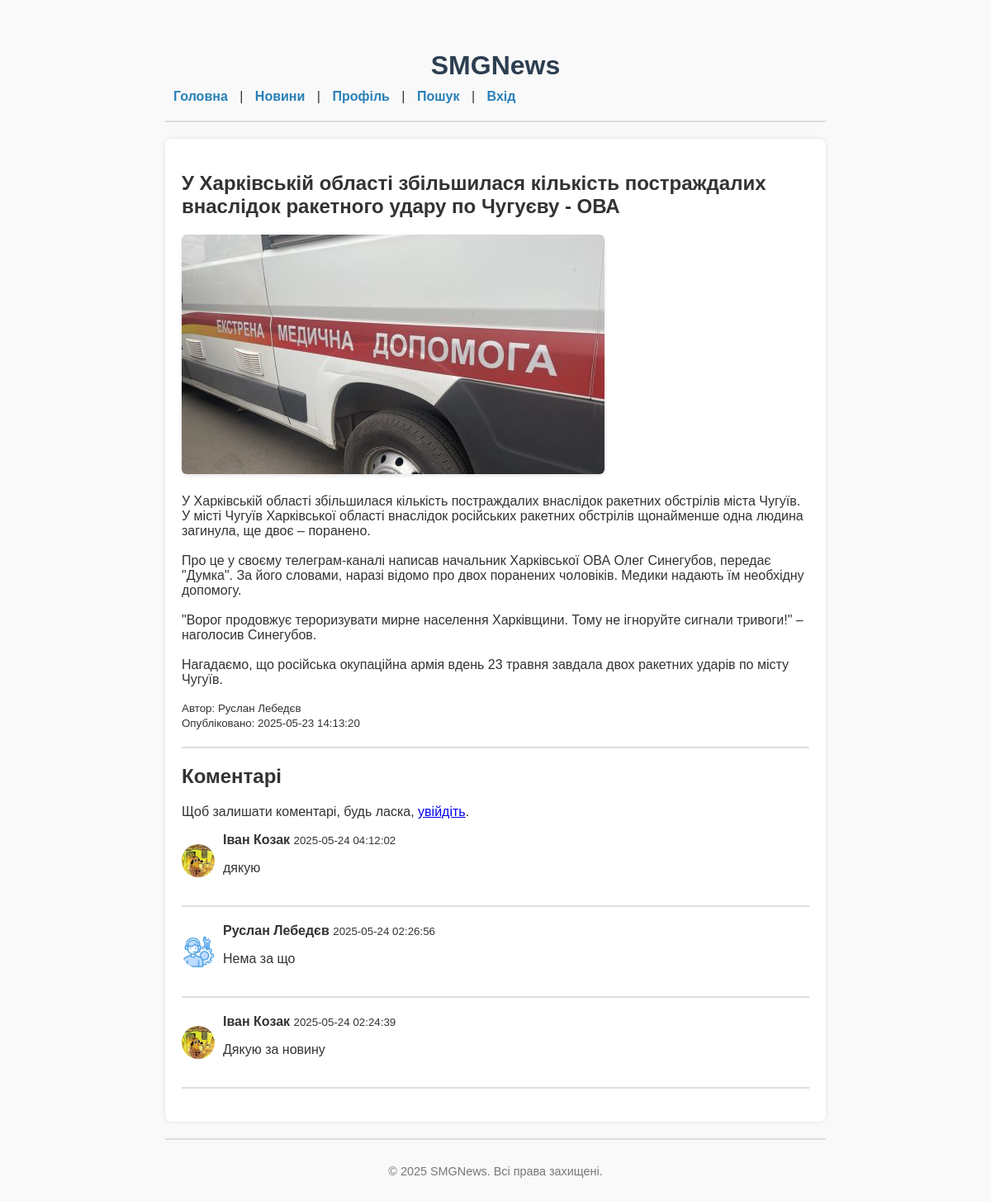
The page /public/news/20 on the database its author committed.
### tables this page shows
CREATE TABLE news (
            id INTEGER PRIMARY KEY AUTOINCREMENT,
            title TEXT NOT NULL,
            content TEXT NOT NULL,
            author_id INTEGER,
            is_main INTEGER DEFAULT 0,
            publish_date TEXT, image_path VARCHAR(255) DEFAULT NULL,
            FOREIGN KEY(author_id) REFERENCES users(id)
        );

CREATE TABLE "comments" (
    id INTEGER PRIMARY KEY AUTOINCREMENT,
    news_id INTEGER NOT NULL,
    user_id INTEGER NOT NULL,
    comment_text TEXT NOT NULL,
    created_at TIMESTAMP DEFAULT CURRENT_TIMESTAMP
);

### app/core/View.php (called while the page is built, shortened)
<?php
class View {
    private string $template;
    public function __construct(string $template) {
        $this->template = $template;
    }
    public function render(array $data = []): void {
        require $_SERVER['DOCUMENT_ROOT'] . '/project/app/views/' . $this->template . '.php';
        $content = ob_get_clean();
        require $_SERVER['DOCUMENT_ROOT'] . '/project/app/views/layouts/main.php';
    }
}

### app/controllers/NewsController.php (called while the page is built, shortened)
<?php
class NewsController {
    private $newsRepo;
    private $commentRepo;
    public function __construct() {
        $this->newsRepo = ModelFactory::create('newsrepository');
        $this->newsRepo = ModelFactory::create('newsrepository');
        $this->commentRepo = ModelFactory::create('commentrepository');
    }
    public function detail($id) {
    $newsItem = $this->newsRepo->getNewsById((int)$id);
    if (!$newsItem) {
        $title = 'Новина не знайдена';
    } else {
        $title = $newsItem['title'];
    }
    $baseUrl = '/project/public';
    $comments = $this->commentRepo->getCommentsByNewsId((int)$id);
    $view = new View('news/detail');
    $view->render([
        'title' => $title,
        'newsItem' => $newsItem,
        'baseUrl' => $baseUrl,
        'comments' => $comments,
    ]);
    }
}

### public/index.php (called while the page is built, shortened)
<?php
$basePath = '/project/public';
$requestUri = $_SERVER['REQUEST_URI'];
$uri = parse_url($requestUri, PHP_URL_PATH);
if (strpos($uri, $basePath) === 0) {
    $uri = substr($uri, strlen($basePath));
}
$router = Router::getInstance();
$router->add('/', [\App\Controllers\HomeController::class, 'index']);
$router->add('/news', [\App\Controllers\NewsController::class, 'list']);
$router->add('/news/{id}', [\App\Controllers\NewsController::class, 'detail']);
$router->add('/news/add', [\App\Controllers\NewsController::class, 'addForm']);
$router->add('/news/add_post', [\App\Controllers\NewsController::class, 'add']);
$router->add('/user/profile', [\App\Controllers\UserController::class, 'profile']);
$router->add('/user/login', [\App\Controllers\AuthController::class, 'showLoginForm']);
$router->add('/user/login_post', [\App\Controllers\AuthController::class, 'login']);
$router->add('/user/register_post', [\App\Controllers\AuthController::class, 'register']);
$router->add('/user/logout', [\App\Controllers\AuthController::class, 'logout']);
$router->add('/user/profile/clear_notifications', [\App\Controllers\UserController::class, 'clearNotifications']);
$router->add('/user/profile/delete_notification', [\App\Controllers\UserController::class, 'deleteNotification']);
$router->add('/user/profile/mark_notification_read', [\App\Controllers\UserController::class, 'markNotificationRead']);
$router->add('/news/search', [\App\Controllers\NewsController::class, 'search']);
$router->add('/news/delete/{id}', [\App\Controllers\NewsController::class, 'delete']);
$router->add('/news/set_main/{id}', [\App\Controllers\NewsController::class, 'setMain']);
$router->add('/news/unset_main/{id}', [\App\Controllers\NewsController::class, 'unsetMain']);
$router->add('/comment/add', [\App\Controllers\CommentController::class, 'add']);
$router->add('/comment/delete/{id}', [\App\Controllers\CommentController::class, 'delete']);
$router->add('/user/profile/update', [\App\Controllers\UserController::class, 'updateProfile']);
$router->dispatch($uri);

### app/core/Database.php (called while the page is built, shortened)
<?php
class Database {
    private static ?PDO $connection = null;
    public static function getConnection(string $dbFile = __DIR__ . '/../../smgnews.db'): PDO {
        if (self::$connection === null) {
            try {
                self::$connection = new PDO("sqlite:" . $dbFile);
                self::$connection->setAttribute(PDO::ATTR_ERRMODE, PDO::ERRMODE_EXCEPTION);
                self::$connection->setAttribute(PDO::ATTR_DEFAULT_FETCH_MODE, PDO::FETCH_ASSOC);
            } catch (PDOException $e) {
                die("Ошибка подключения к базе данных: " . $e->getMessage());
            }
        }
        return self::$connection;
    }
}

### app/factories/ModelFactory.php (called while the page is built, shortened)
<?php
class ModelFactory {
    public static function create(string $type, ?DatabaseAdapterInterface $dbAdapter = null): object
    {
        if ($dbAdapter === null) {
            $dbAdapter = new SqliteDatabaseAdapter();
        }
        switch (strtolower($type)) {
            case 'userrepository':
                return new UserRepository($dbAdapter);
            case 'newsrepository':
                $repo = new NewsRepository($dbAdapter);
                return new NewsRepositoryLoggerDecorator($repo);
            case 'commentrepository':
                return new CommentRepository($dbAdapter);
        }
    }
}

### app/decorators/NewsRepositoryLoggerDecorator.php (called while the page is built, shortened)
<?php
class NewsRepositoryLoggerDecorator implements NewsRepositoryInterface
{
    private NewsRepositoryInterface $wrapped;
    public function __construct(NewsRepositoryInterface $wrapped)
    {
        $this->wrapped = $wrapped;
    }
    public function getNewsById(int $id): ?array
    {
        return $this->wrapped->getNewsById($id);
    }
}

### app/models/NewsRepository.php (called while the page is built, shortened)
<?php
class NewsRepository implements NewsRepositoryInterface
{
    private DatabaseAdapterInterface $dbAdapter;
    public function __construct(DatabaseAdapterInterface $dbAdapter)
    {
        $this->dbAdapter = $dbAdapter;
    }
    public function getNewsById(int $id): ?array
    {
        $sql = "
            SELECT news.*, users.username AS author_name, users.display_name
            FROM news
            LEFT JOIN users ON news.author_id = users.id
            WHERE news.id = :id
        ";
        $result = $this->dbAdapter->query($sql, [':id' => $id]);
        return $result[0] ?? null;
    }
}

### app/Database/SqliteDatabaseAdapter.php (called while the page is built, shortened)
<?php
class SqliteDatabaseAdapter implements DatabaseAdapterInterface
{
    private PDO $connection;
    public function __construct(string $dbFile = __DIR__ . '/../../smgnews.db')
    {
        $this->connection = Database::getConnection($dbFile);
    }
    public function query(string $query, array $params = []): array
    {
        $stmt = $this->connection->prepare($query);
        $stmt->execute($params);
        return $stmt->fetchAll(PDO::FETCH_ASSOC);
    }
}

### app/models/CommentRepository.php (called while the page is built, shortened)
<?php
class CommentRepository {
    private $dbAdapter;
    public function __construct(DatabaseAdapterInterface $dbAdapter) {
        $this->dbAdapter = $dbAdapter;
    }
    public function getCommentsByNewsId(int $newsId): array {
        $sql = "SELECT
                    comments.*,
                    users.username,
                    users.display_name,
                    users.avatar_path
                FROM comments
                JOIN users ON comments.user_id = users.id
                WHERE comments.news_id = ?
                ORDER BY comments.created_at DESC";
        return $this->dbAdapter->query($sql, [$newsId]);
    }
}

### app/views/news/detail.php (the view, shortened to what this page needs)
<article class="news-detail">
    <h1><?= htmlspecialchars($newsItem['title']) ?></h1>
    <?php if (!empty($newsItem['image_path'])): ?>
        <div class="news-image-container">
            <img src="<?= htmlspecialchars($baseUrl . $newsItem['image_path']) ?>" alt="Зображення новини">
        </div>
    <?php endif; ?>
    <div class="news-content">
        <p><?= nl2br(htmlspecialchars($newsItem['content'])) ?></p>
    </div>
    <?php
    $authorName = !empty($newsItem['display_name']) ? $newsItem['display_name'] : ($newsItem['author_name'] ?? 'Невідомий автор');
    if (!empty($newsItem['publish_date'])) {
        try {
            $utcDate = new DateTime($newsItem['publish_date'], new DateTimeZone('UTC'));
            $utcDate->setTimezone(new DateTimeZone('Europe/Kiev'));
            $formattedDate = $utcDate->format('Y-m-d H:i:s');
        } catch (Exception $e) {
            $formattedDate = $newsItem['publish_date'];
        }
    } else {
        $formattedDate = '';
    }
    ?>
    <small>Автор: <?= htmlspecialchars($authorName) ?></small><br>
    <small>Опубліковано: <?= htmlspecialchars($formattedDate) ?></small>
    <hr>
    <h2>Коментарі</h2>
    <?php if (isset($_SESSION['user_id'])): ?>
        <form method="POST" action="/project/public/comment/add">
            <input type="hidden" name="news_id" value="<?= htmlspecialchars($newsItem['id']) ?>">
            <textarea name="comment_text" required placeholder="Ваш коментар..." rows="4" style="width:100%;"></textarea>
            <button type="submit" style="margin-top: 10px;">Надіслати</button>
        </form>
    <?php else: ?>
        <p>Щоб залишати коментарі, будь ласка, <a href="/project/public/user/login">увійдіть</a>.</p>
    <?php endif; ?>
    <?php if (!empty($comments)): ?>
        <?php foreach ($comments as $comment): ?>
            <div class="comment" style="display:flex; align-items:center; margin-bottom:15px;">
                <?php
                $avatarPath = !empty($comment['avatar_path']) ? $baseUrl . $comment['avatar_path'] : $baseUrl . '/images/default-avatar.png';
                $userName = !empty($comment['display_name']) ? $comment['display_name'] : $comment['username'];
                if (!empty($comment['created_at'])) {
                    try {
                        $commentDate = new DateTime($comment['created_at'], new DateTimeZone('UTC'));
                        $commentDate->setTimezone(new DateTimeZone('Europe/Kiev'));
                        $formattedCommentDate = $commentDate->format('Y-m-d H:i:s');
                    } catch (Exception $e) {
                        $formattedCommentDate = $comment['created_at'];
                    }
                } else {
                    $formattedCommentDate = '';
                }
                ?>
                <img src="<?= htmlspecialchars($avatarPath) ?>" alt="Аватар" style="width:40px; height:40px; border-radius:50%; margin-right:10px;">
                <div>
                    <p style="margin:0;">
                        <strong><?= htmlspecialchars($userName) ?></strong>
                        <small><?= htmlspecialchars($formattedCommentDate) ?></small>
                    </p>
                    <p><?= nl2br(htmlspecialchars($comment['comment_text'])) ?></p>
                </div>
            </div>
            <hr>
        <?php endforeach; ?>
    <?php else: ?>
        <p>Поки що немає коментарів. Станьте першим!</p>
    <?php endif; ?>
</article>

### app/core/Router.php (shortened to what this page needs)
<?php
class Router {
    private array $routes = [];
    public function add(string $path, $handler): void {
        $this->routes[$path] = $handler;
    }
    public function dispatch(string $uri): void {
        $uri = rtrim($uri, '/') ?: '/';
        foreach ($this->routes as $route => $handler) {
    $pattern = preg_replace('#\{[a-zA-Z_]+\}#', '(\d+)', $route);
    $pattern = "#^" . $pattern . "$#";
    if (preg_match($pattern, $uri, $matches)) {
                array_shift($matches);
                if (is_array($handler)) {
                    [$class, $method] = $handler;
                    $controller = new $class();
                    $params = [];
                    $params = array_merge($matches, $params);
                    call_user_func_array([$controller, $method], $params);
                    return;
                } elseif (is_callable($handler)) {
                    call_user_func_array($handler, $matches);
                    return;
                }
            }
        }
    }
}

### app/views/layouts/main.php (shortened to what this page needs)
<!DOCTYPE html>
<html lang="ua">
<head>
    <link rel="stylesheet" href="/project/public/css/style.css">
</head>
<body>
<header>
    <h1>SMGNews</h1>
    <nav>
        <a href="/project/public/">Головна</a> |
        <a href="/project/public/news">Новини</a> |
        <a href="/project/public/user/profile">Профіль</a> |
        <a href="/project/public/news/search">Пошук</a> |
        <?php if (isset($_SESSION['user_id'])): ?>
            <a href="/project/public/user/logout">Вийти</a>
        <?php else: ?>
            <a href="/project/public/user/login">Вхід</a>
        <?php endif; ?>
    </nav>
</header>
<hr>
<main>
    <?= $content ?? '' ?>
</main>
<hr>
<footer>© 2025 SMGNews. Всі права захищені.</footer>
</body>
</html>

### public/css/style.css (style rules this page uses)
body { max-width: 800px; margin: 20px auto; padding: 20px; background-color: #f9f9f9; font-family: Arial, sans-serif; color: #333; }
header h1 { color: #2c3e50; text-align: center; margin-bottom: 10px; }
nav a { color: #2980b9; text-decoration: none; margin: 0 10px; font-weight: bold; }
hr { border: none; border-top: 2px solid #ddd; margin: 20px 0; }
main { background-color: #fff; padding: 20px; border-radius: 8px; box-shadow: 0 0 5px rgba(0,0,0,0.1); }
footer { text-align: center; font-size: 0.9em; color: #777; margin-top: 30px; }
.news-detail .news-image-container { max-width: 100%; margin: 20px 0; }
.news-detail .news-image-container img { max-width: 100%; height: auto; border-radius: 6px; box-shadow: 0 2px 4px rgba(0,0,0,0.1); }

### rows shown on the page
news: title "У Харківській області збільшилася кількість постраждалих внаслідок ракетного удару по Чугуєву - ОВА", image_path (picture), content "У Харківській області збільшилася кількість постраждалих внаслідок ракетних обстрілів міста Чугуїв. У місті Чугуїв Харківської області внаслідок російських ракетних обстрілів щонайменше одна людина загинула, ще двоє – поранено. Про це у своєму телеграм-каналі написав начальник Харківської ОВА Олег Синегубов, передає \"Думка\". За його словами, наразі відомо про двох поранених чоловіків. Медики надають їм необхідну допомогу. \"Ворог продовжує тероризувати мирне населення Харківщини. Тому не ігноруйте сигнали тривоги!\" – наголосив Синегубов. Нагадаємо, що російська окупаційна армія вдень 23 травня завдала двох ракетних ударів по місту Чугуїв.", authorName "Руслан Лебедєв", publish_date "2025-05-23 14:13:20"
comments: userName "Іван Козак", created_at "2025-05-24 04:12:02", comment_text "дякую"
comments: shows a picture, userName "Руслан Лебедєв", created_at "2025-05-24 02:26:56", comment_text "Нема за що"
comments: userName "Іван Козак", created_at "2025-05-24 02:24:39", comment_text "Дякую за новину"
